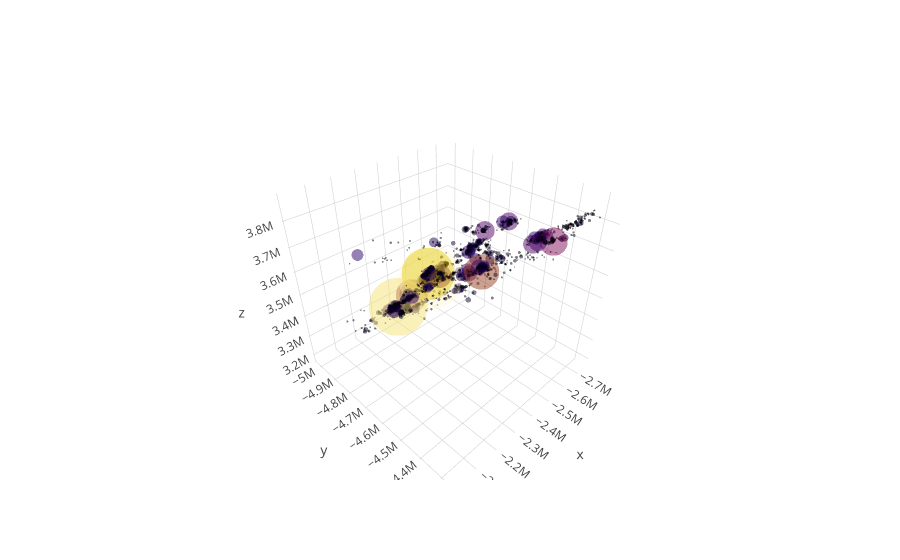

The code cell stored with this chart in its notebook:
### Markdown cell above
The plot below is done with the graphic library plotly. Markers size and color depend on an exponential scale from the magnitude of the events and events with a magnitude under a certain threshold are not shown for the sake of clarity.

### Code cell
import plotly as py # main class
import plotly.graph_objs as go # graphical objects
py = py.offline
py.init_notebook_mode(connected=True)

m_bar = 3.5
dfm = df[df['magnitude'] > m_bar]
x_coord = dfm['x']
y_coord = dfm['y']
z_coord = dfm['z']
magnitude = dfm['magnitude']

# Greys,YlGnBu,Greens,YlOrRd,Bluered,
# RdBu,Reds,Blues,Picnic,Rainbow,
# Portland,Jet,Hot,Blackbody,Earth,
# Electric,Viridis,Cividis. 

trace1 = go.Scatter3d(x=x_coord, y=y_coord, z=z_coord, mode='markers', opacity = 0.7,
                     marker=dict(size=np.exp(magnitude)/np.exp(3.5), colorscale='Electric', 
                     color=np.exp(magnitude)/np.exp(magnitude).max(), line=dict(width=0)))

data = [trace1]
layout = go.Layout(autosize=False, width=800, height=1000)
#layout = go.Layout()
fig = go.Figure(data=data)
py.iplot(fig)

### Figure 1 — Plotly figure (JSON) as saved in the notebook; plotly's stock layout.template omitted (floating-point values rounded to 4 significant figures; data arrays with more than 128 entries replaced by an {"elided": "..."} marker saying what was removed)
{"data": [{"marker": {"color": {"elided": "3527 float values"}, "colorscale": "Electric", "line": {"width": 0}, "size": {"elided": "3527 float values"}}, "mode": "markers", "opacity": 0.7, "type": "scatter3d", "uid": "61041586-d9c5-4fca-bbb2-fa976b76e43e", "x": {"elided": "3527 int values"}, "y": {"elided": "3527 int values"}, "z": {"elided": "3527 int values"}}], "layout": {}}
